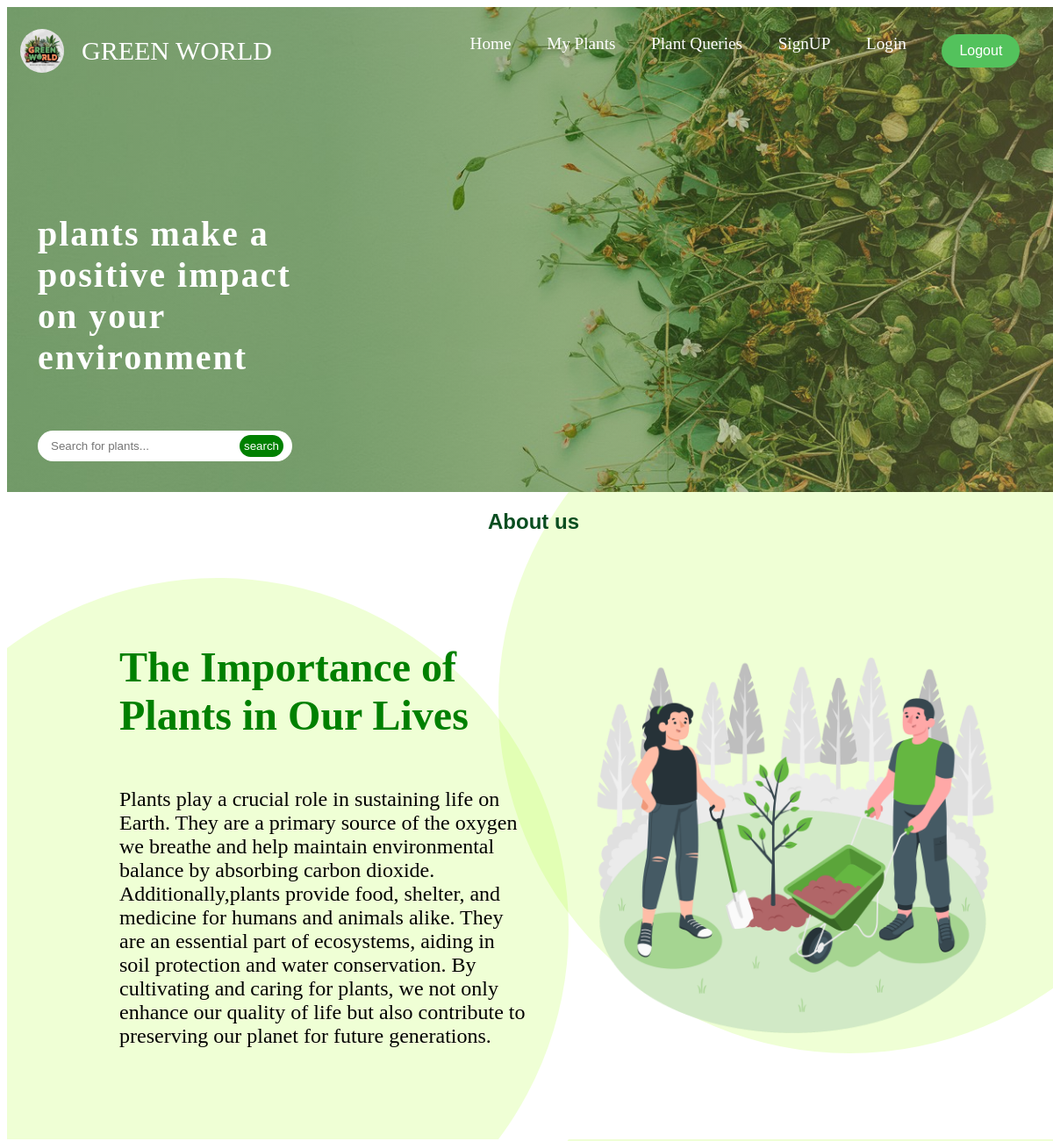
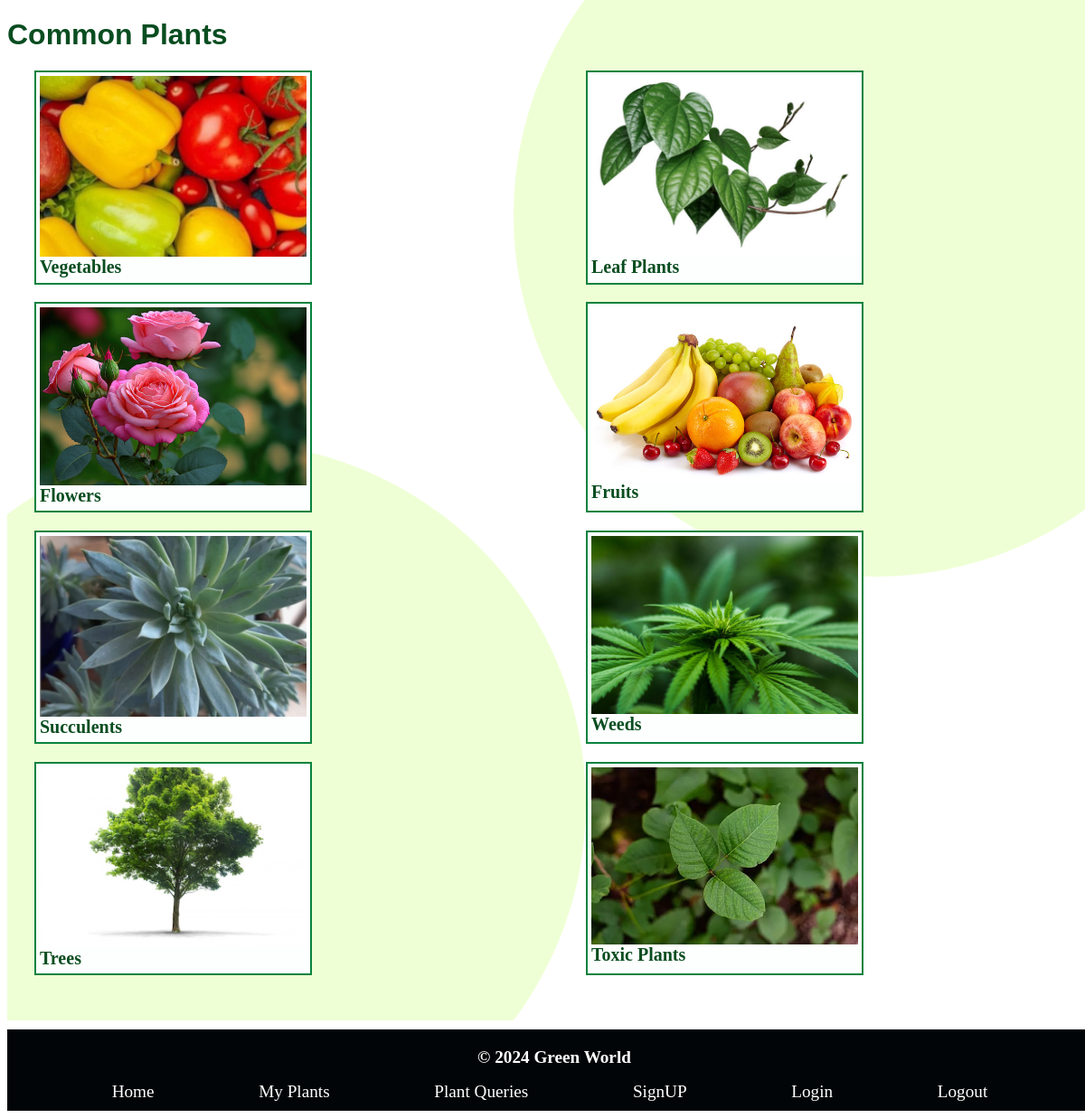
The page / on the database its author committed (2 pictures, top to bottom).
### plants/models.py (models this page shows, shortened)
class CategoryPlant(models.Model):
    x = [
        ('Vegetables','Vegetables'),
        ('Leaf Plants','Leaf Plants'),
        ('Flowers','Flowers'),
        ('Fruits','Fruits'),
        ('Succulents','Succulents'),
        ('Weeds','Weeds'),
        ('Trees','Trees'),
        ('Toxic Plants','Toxic Plants'),
    ]
    name = models.CharField(max_length=100, null=True, blank=True, choices=x)
    image = models.ImageField(upload_to='category_images/', null=True, blank=True)
    class Meta:
        verbose_name_plural = "Categories"

### Green_World/views.py (the view)
# urls.py: path('', views.index, name='index'),
def index(request):
    categories = CategoryPlant.objects.all()
    return render(request, 'green_world/index.html', {'categories': categories})

### templates/green_world/index.html (shortened to what this page needs)
{% load static %}
<!DOCTYPE html>
<html lang="en">
<head>
    <link rel="stylesheet" href="{% static 'css/index.css' %}">
</head>
<body>
    <div class="body">
        <div class="container">
            <header>
                <div class="logo">
                    <div class="img_box">
                        <img src="{% static 'images/imdg_3.jpg' %}" alt="Green World">
                    </div>
                    <a href="{% url 'index' %}"> Green World</a>
                </div>
                <ul>
                    <li><a href="{% url 'index' %}">Home</a></li>
                    <li><a href="{% url 'favorites' %}">My Plants</a></li>
                    <li><a href="{% url 'process_question' %}">Plant Queries</a></li>
                    <li><a href="{% url 'register' %}">SignUP</a></li>
                    <li><a href="{% url 'login' %}">Login</a></li>
                    <li>
                        <form action="{% url 'logout' %}" method="post">
                            <button type="submit" class="logout-button">Logout</button>
                        </form>
                    </li>
                </ul>
            </header>
            <div class="content">
                <p>plants make a positive impact on your environment</p>
                <form method="get" action="{% url 'search' %}">
                    <input type="search" name="query" placeholder="Search for plants..." value="{{ query }}">
                    <input type="submit"  value="search">
                </form>
            </div>
        </div>
        <section id="about" class="about">
            <h1 class="heading">About us</h1>
            <div class="row">
                <div class="content">
                    <h2>The Importance of Plants in Our Lives</h2>
                    <p>Plants play a crucial role in sustaining life on Earth. They are a primary source of the oxygen we breathe
                        and help maintain environmental balance by absorbing carbon dioxide. Additionally,plants provide food,
                        shelter, and medicine for humans and animals alike. They are an essential part of ecosystems, aiding in
                        soil protection and water conservation. By cultivating and caring for plants, we not only enhance our
                        quality of life but also contribute to preserving our planet for future generations.
                    </p>
                </div>
                <div class="images">
                    <img src="{% static '/images/about.png' %}" alt="">
                </div>
            </div>
        </section>
        <div class="plants">
            <h1>Common Plants</h1>
            <div class="category-image">
                {% for category in categories %}
                    <a href="{% url 'plants_by_category' category_id=category.id %}">
                        <div class="category-item">
                            <h2>
                                <img src="{{ category.image.url }}" alt="{{ category.name }}" class="category-image">
                                {{ category.name }}
                            </h2>
                        </div>
                    </a>
                {% endfor %}
            </div>
        </div>
        <footer>
            <p>© 2024 Green World</p>
            <ul>
                <a href="{% url 'index' %}">Home</a>
                <a href="{% url 'favorites' %}">My Plants</a>
                <a href="{% url 'process_question' %}">Plant Queries</a>
                <a href="{% url 'register' %}">SignUP</a>
                <a href="{% url 'login' %}">Login</a>
                <a href="{% url 'logout' %}">Logout</a>
            </ul>
        </footer>
    </div>
</body>
</html>

### rows shown on the page
CategoryPlant: image (picture), name "Vegetables"
CategoryPlant: image (picture), name "Leaf Plants"
CategoryPlant: image (picture), name "Flowers"
CategoryPlant: image (picture), name "Fruits"
CategoryPlant: image (picture), name "Succulents"
CategoryPlant: image (picture), name "Weeds"
CategoryPlant: image (picture), name "Trees"
CategoryPlant: image (picture), name "Toxic Plants"
